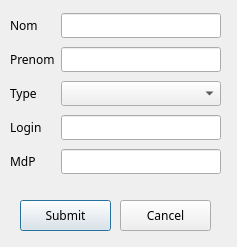
<?xml version="1.0" encoding="UTF-8"?>
<ui version="4.0">
 <class>AddPersonnelSoin</class>
 <widget class="QDialog" name="AddPersonnelSoin">
  <property name="geometry">
   <rect>
    <x>0</x>
    <y>0</y>
    <width>237</width>
    <height>247</height>
   </rect>
  </property>
  <property name="windowTitle">
   <string>Dialog</string>
  </property>
  <widget class="QWidget" name="gridLayoutWidget">
   <property name="geometry">
    <rect>
     <x>10</x>
     <y>10</y>
     <width>211</width>
     <height>171</height>
    </rect>
   </property>
   <layout class="QGridLayout" name="gridLayout">
    <item row="2" column="0">
     <widget class="QLabel" name="label_type">
      <property name="font">
       <font>
        <family>微软雅黑</family>
       </font>
      </property>
      <property name="text">
       <string>Type</string>
      </property>
     </widget>
    </item>
    <item row="3" column="0">
     <widget class="QLabel" name="label_login">
      <property name="font">
       <font>
        <family>微软雅黑</family>
       </font>
      </property>
      <property name="text">
       <string>Login</string>
      </property>
     </widget>
    </item>
    <item row="2" column="1">
     <widget class="QComboBox" name="comboBox_type">
      <property name="font">
       <font>
        <family>微软雅黑</family>
       </font>
      </property>
     </widget>
    </item>
    <item row="3" column="1">
     <widget class="QLineEdit" name="lineEdit_login">
      <property name="font">
       <font>
        <family>微软雅黑</family>
       </font>
      </property>
     </widget>
    </item>
    <item row="1" column="1">
     <widget class="QLineEdit" name="lineEdit_prenom">
      <property name="font">
       <font>
        <family>微软雅黑</family>
       </font>
      </property>
     </widget>
    </item>
    <item row="0" column="0">
     <widget class="QLabel" name="label_nom">
      <property name="font">
       <font>
        <family>微软雅黑</family>
       </font>
      </property>
      <property name="text">
       <string>Nom</string>
      </property>
     </widget>
    </item>
    <item row="0" column="1">
     <widget class="QLineEdit" name="lineEdit_nom">
      <property name="font">
       <font>
        <family>微软雅黑</family>
       </font>
      </property>
     </widget>
    </item>
    <item row="1" column="0">
     <widget class="QLabel" name="label_prenom">
      <property name="font">
       <font>
        <family>微软雅黑</family>
       </font>
      </property>
      <property name="text">
       <string>Prenom</string>
      </property>
     </widget>
    </item>
    <item row="4" column="0">
     <widget class="QLabel" name="label_mdp">
      <property name="font">
       <font>
        <family>微软雅黑</family>
       </font>
      </property>
      <property name="text">
       <string>MdP</string>
      </property>
     </widget>
    </item>
    <item row="4" column="1">
     <widget class="QLineEdit" name="lineEdit_mdp">
      <property name="font">
       <font>
        <family>微软雅黑</family>
       </font>
      </property>
     </widget>
    </item>
   </layout>
  </widget>
  <widget class="QPushButton" name="pushButton_submit">
   <property name="geometry">
    <rect>
     <x>20</x>
     <y>200</y>
     <width>91</width>
     <height>31</height>
    </rect>
   </property>
   <property name="font">
    <font>
     <family>微软雅黑</family>
    </font>
   </property>
   <property name="text">
    <string>Submit</string>
   </property>
  </widget>
  <widget class="QPushButton" name="pushButton_cancel">
   <property name="geometry">
    <rect>
     <x>120</x>
     <y>200</y>
     <width>91</width>
     <height>31</height>
    </rect>
   </property>
   <property name="font">
    <font>
     <family>微软雅黑</family>
    </font>
   </property>
   <property name="text">
    <string>Cancel</string>
   </property>
  </widget>
 </widget>
 <tabstops>
  <tabstop>lineEdit_nom</tabstop>
  <tabstop>lineEdit_prenom</tabstop>
  <tabstop>comboBox_type</tabstop>
  <tabstop>lineEdit_login</tabstop>
  <tabstop>lineEdit_mdp</tabstop>
  <tabstop>pushButton_submit</tabstop>
  <tabstop>pushButton_cancel</tabstop>
 </tabstops>
 <resources/>
 <connections/>
</ui>
